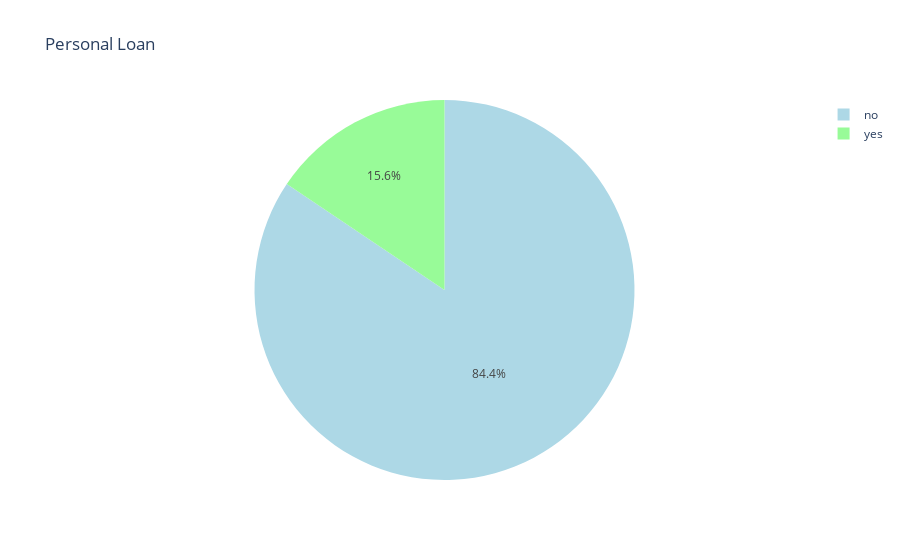

The cell this chart's notebook holds for it:
### Markdown cell above
#### `Personal Loan`

### Code cell
px.pie(df, names='loan', color_discrete_sequence=['lightblue', 'palegreen'], title='Personal Loan')

### Figure 1 — Plotly figure (JSON) as saved in the notebook; plotly's stock layout.template omitted (floating-point values rounded to 4 significant figures; data arrays with more than 128 entries replaced by an {"elided": "..."} marker saying what was removed)
{"data": [{"domain": {"x": [0, 1], "y": [0, 1]}, "hovertemplate": "loan=%{label}<extra></extra>", "labels": {"elided": "38234 str values"}, "legendgroup": "", "name": "", "showlegend": true, "type": "pie"}], "layout": {"legend": {"tracegroupgap": 0}, "piecolorway": ["lightblue", "palegreen"], "title": {"text": "Personal Loan"}}}
